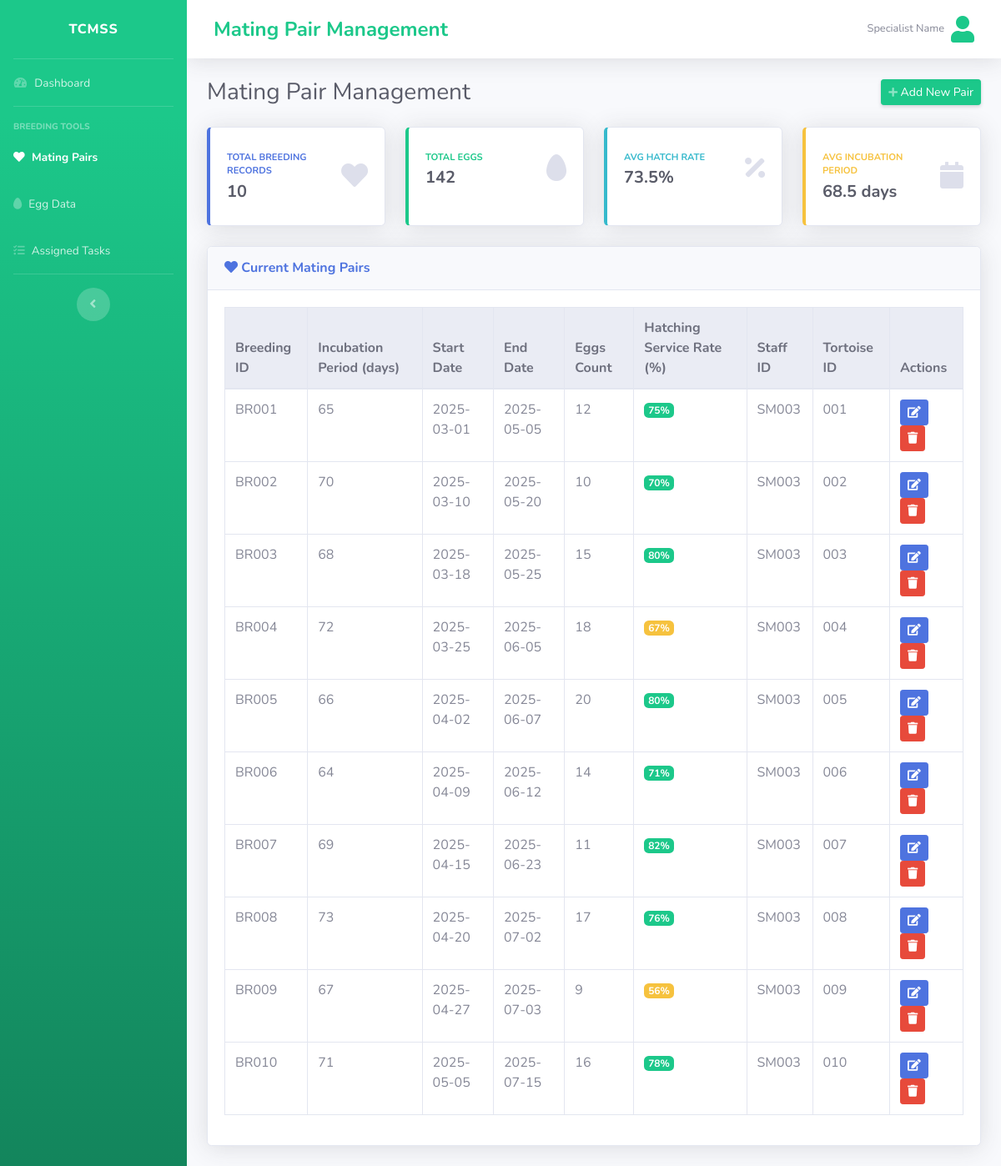
Screenshot of /mating_pair.php with the database file from the repository.
### tables this page shows
CREATE TABLE `tblbreedingrecord` (
  `cbreedingid` varchar(8) NOT NULL,
  `nincubationperiod` decimal(10,0) DEFAULT NULL,
  `dstartdate` date DEFAULT NULL,
  `denddate` date DEFAULT NULL,
  `neggscount` decimal(10,0) DEFAULT NULL,
  `nhatchingservicerate` decimal(10,0) DEFAULT NULL,
  `cstaffid` varchar(8) DEFAULT NULL,
  `ctortoiseid` varchar(8) DEFAULT NULL
);

### mating_pair.php (the view, shortened to what this page needs)
<?php
require_once __DIR__ . '/config/database.php';
$breeding_records = [];
$stmt = $mysqli->prepare("SELECT cbreedingid, nincubationperiod, dstartdate, denddate, neggscount, nhatchingservicerate, cstaffid, ctortoiseid FROM tblbreedingrecord ORDER BY cbreedingid");
$stmt->execute();
$result = $stmt->get_result();
while ($row = $result->fetch_assoc()) {
    $breeding_records[] = $row;
}
$total_records = count($breeding_records);
$total_eggs = 0;
$total_hatch_rate = 0;
$total_incubation_period = 0;
$hatch_rate_count = 0;
$incubation_count = 0;
foreach ($breeding_records as $record) {
    if ($record['neggscount'] && $record['neggscount'] > 0) {
        $total_eggs += $record['neggscount'];
    }
    if ($record['nhatchingservicerate'] && $record['nhatchingservicerate'] > 0) {
        $total_hatch_rate += $record['nhatchingservicerate'];
        $hatch_rate_count++;
    }
    if ($record['nincubationperiod'] && $record['nincubationperiod'] > 0) {
        $total_incubation_period += $record['nincubationperiod'];
        $incubation_count++;
    }
}
$avg_hatch_rate = $hatch_rate_count > 0 ? round($total_hatch_rate / $hatch_rate_count, 1) : 0;
$avg_incubation_period = $incubation_count > 0 ? round($total_incubation_period / $incubation_count, 1) : 0;
?>
<!DOCTYPE html>
<html lang="en">
<head>
    <link href="vendor/fontawesome-free/css/all.min.css" rel="stylesheet" type="text/css">
    <link href="css/sb-admin-2.min.css" rel="stylesheet">
</head>
<body id="page-top">
    <div id="wrapper">
        <ul class="navbar-nav bg-gradient-success sidebar sidebar-dark accordion" id="accordionSidebar">
            <a class="sidebar-brand d-flex align-items-center justify-content-center" href="BSDashboard.php">
                <div class="sidebar-brand-icon rotate-n-15">
                </div>
                <div class="sidebar-brand-text mx-3">TCMSS</div>
            </a>
            <hr class="sidebar-divider my-0">
            <li class="nav-item">
                <a class="nav-link" href="BSDashboard.php">
                    <i class="fas fa-fw fa-tachometer-alt"></i>
                    <span>Dashboard</span></a>
            </li>
            <hr class="sidebar-divider">
            <div class="sidebar-heading">Breeding Tools</div>
            <li class="nav-item active">
                <a class="nav-link" href="mating_pair.php">
                    <i class="fas fa-heart"></i>
                    <span>Mating Pairs</span></a>
            </li>
            <li class="nav-item">
                <a class="nav-link" href="egg_data.php">
                    <i class="fas fa-egg"></i>
                    <span>Egg Data</span></a>
            </li>
            <li class="nav-item">
                <a class="nav-link" href="assigned_tasks_BS.php">
                    <i class="fas fa-tasks"></i>
                    <span>Assigned Tasks</span></a>
            </li>
            <hr class="sidebar-divider d-none d-md-block">
            <div class="text-center d-none d-md-inline">
                <button class="rounded-circle border-0" id="sidebarToggle"></button>
            </div>
        </ul>
        <div id="content-wrapper" class="d-flex flex-column">
            <div id="content">
                <nav class="navbar navbar-expand navbar-light bg-white topbar mb-4 static-top shadow">
                    <h4 class="ml-3 mt-2 text-success font-weight-bold d-inline-block">Mating Pair Management</h4>
                    <ul class="navbar-nav ml-auto">
                        <li class="nav-item dropdown no-arrow">
                            <a class="nav-link dropdown-toggle" href="#" id="userDropdown" role="button" data-toggle="dropdown" aria-haspopup="true" aria-expanded="false">
                                <span class="mr-2 d-none d-lg-inline text-gray-600 small">Specialist Name</span>
                                <i class="fas fa-user fa-2x text-success img-profile rounded-circle"></i>
                            </a>
                        </li>
                    </ul>
                </nav>
                <div class="container-fluid">
                    <div class="d-sm-flex align-items-center justify-content-between mb-4">
                        <h1 class="h3 mb-0 text-gray-800">Mating Pair Management</h1>
                        <button class="d-none d-sm-inline-block btn btn-sm btn-success shadow-sm" data-toggle="modal" data-target="#addMatingPairModal">
                            <i class="fas fa-plus fa-sm text-white-50"></i> Add New Pair
                        </button>
                    </div>
                    <div class="row">
                        <div class="col-xl-3 col-md-6 mb-4">
                            <div class="card border-left-primary shadow h-100 py-2">
                                <div class="card-body">
                                    <div class="row no-gutters align-items-center">
                                        <div class="col mr-2">
                                            <div class="text-xs font-weight-bold text-primary text-uppercase mb-1">Total Breeding Records</div>
                                            <div class="h5 mb-0 font-weight-bold text-gray-800"><?php echo $total_records; ?></div>
                                        </div>
                                        <div class="col-auto">
                                            <i class="fas fa-heart fa-2x text-gray-300"></i>
                                        </div>
                                    </div>
                                </div>
                            </div>
                        </div>
                        <div class="col-xl-3 col-md-6 mb-4">
                            <div class="card border-left-success shadow h-100 py-2">
                                <div class="card-body">
                                    <div class="row no-gutters align-items-center">
                                        <div class="col mr-2">
                                            <div class="text-xs font-weight-bold text-success text-uppercase mb-1">Total Eggs</div>
                                            <div class="h5 mb-0 font-weight-bold text-gray-800"><?php echo $total_eggs; ?></div>
                                        </div>
                                        <div class="col-auto">
                                            <i class="fas fa-egg fa-2x text-gray-300"></i>
                                        </div>
                                    </div>
                                </div>
                            </div>
                        </div>
                        <div class="col-xl-3 col-md-6 mb-4">
                            <div class="card border-left-info shadow h-100 py-2">
                                <div class="card-body">
                                    <div class="row no-gutters align-items-center">
                                        <div class="col mr-2">
                                            <div class="text-xs font-weight-bold text-info text-uppercase mb-1">Avg Hatch Rate</div>
                                            <div class="h5 mb-0 font-weight-bold text-gray-800"><?php echo $avg_hatch_rate; ?>%</div>
                                        </div>
                                        <div class="col-auto">
                                            <i class="fas fa-percentage fa-2x text-gray-300"></i>
                                        </div>
                                    </div>
                                </div>
                            </div>
                        </div>
                        <div class="col-xl-3 col-md-6 mb-4">
                            <div class="card border-left-warning shadow h-100 py-2">
                                <div class="card-body">
                                    <div class="row no-gutters align-items-center">
                                        <div class="col mr-2">
                                            <div class="text-xs font-weight-bold text-warning text-uppercase mb-1">Avg Incubation Period</div>
                                            <div class="h5 mb-0 font-weight-bold text-gray-800"><?php echo $avg_incubation_period; ?> days</div>
                                        </div>
                                        <div class="col-auto">
                                            <i class="fas fa-calendar fa-2x text-gray-300"></i>
                                        </div>
                                    </div>
                                </div>
                            </div>
                        </div>
                    </div>
                    <div class="card shadow mb-4">
                        <div class="card-header py-3 d-flex flex-row align-items-center justify-content-between">
                            <h6 class="m-0 font-weight-bold text-primary"><i class="fas fa-heart"></i> Current Mating Pairs</h6>
                        </div>
                        <div class="card-body">
                            <div class="table-responsive">
                                <table class="table table-bordered table-hover" width="100%" cellspacing="0">
                                    <thead class="thead-light">
                                        <tr>
                                            <th>Breeding ID</th>
                                            <th>Incubation Period (days)</th>
                                            <th>Start Date</th>
                                            <th>End Date</th>
                                            <th>Eggs Count</th>
                                            <th>Hatching Service Rate (%)</th>
                                            <th>Staff ID</th>
                                            <th>Tortoise ID</th>
                                            <th>Actions</th>
                                        </tr>
                                    </thead>
                                    <tbody>
                                        <?php foreach ($breeding_records as $record): ?>
                                        <tr>
                                            <td><?php echo htmlspecialchars($record['cbreedingid']); ?></td>
                                            <td><?php echo $record['nincubationperiod'] ? htmlspecialchars($record['nincubationperiod']) : '-'; ?></td>
                                            <td><?php echo $record['dstartdate'] ? htmlspecialchars($record['dstartdate']) : '-'; ?></td>
                                            <td><?php echo $record['denddate'] ? htmlspecialchars($record['denddate']) : '-'; ?></td>
                                            <td><?php echo $record['neggscount'] ? htmlspecialchars($record['neggscount']) : '-'; ?></td>
                                            <td>
                                                <?php if ($record['nhatchingservicerate']): ?>
                                                    <span class="badge badge-<?php echo $record['nhatchingservicerate'] >= 70 ? 'success' : ($record['nhatchingservicerate'] >= 50 ? 'warning' : 'danger'); ?>">
                                                        <?php echo htmlspecialchars($record['nhatchingservicerate']); ?>%
                                                    </span>
                                                <?php else: ?>
                                                    -
                                                <?php endif; ?>
                                            </td>
                                            <td><?php echo $record['cstaffid'] ? htmlspecialchars($record['cstaffid']) : '-'; ?></td>
                                            <td><?php echo $record['ctortoiseid'] ? htmlspecialchars($record['ctortoiseid']) : '-'; ?></td>
                                            <td>
                                                <button class="btn btn-sm btn-primary mr-2" data-toggle="modal" data-target="#editMatingPairModal"
                                                        onclick="populateEditForm('<?php echo htmlspecialchars($record['cbreedingid']); ?>', '<?php echo htmlspecialchars($record['nincubationperiod']); ?>', '<?php echo htmlspecialchars($record['dstartdate']); ?>', '<?php echo htmlspecialchars($record['denddate']); ?>', '<?php echo htmlspecialchars($record['neggscount']); ?>', '<?php echo htmlspecialchars($record['nhatchingservicerate']); ?>', '<?php echo htmlspecialchars($record['cstaffid']); ?>', '<?php echo htmlspecialchars($record['ctortoiseid']); ?>')">
                                                    <i class="fas fa-edit"></i>
                                                </button>
                                                <form method="POST" style="display: inline;" onsubmit="return confirm('Delete this breeding record?')">
                                                    <button type="submit" class="btn btn-sm btn-danger">
                                                        <i class="fas fa-trash"></i>
                                                    </button>
                                                </form>
                                            </td>
                                        </tr>
                                        <?php endforeach; ?>
                                    </tbody>
                                </table>
                            </div>
                        </div>
                    </div>
                </div>
            </div>
        </div>
    </div>
</body>
</html>

### rows the page displays
tblbreedingrecord: cbreedingid "BR001", nincubationperiod "65", dstartdate "2025-03-01", denddate "2025-05-05", neggscount "12", nhatchingservicerate "75", cstaffid "SM003", ctortoiseid "001"
tblbreedingrecord: cbreedingid "BR002", nincubationperiod "70", dstartdate "2025-03-10", denddate "2025-05-20", neggscount "10", nhatchingservicerate "70", cstaffid "SM003", ctortoiseid "002"
tblbreedingrecord: cbreedingid "BR003", nincubationperiod "68", dstartdate "2025-03-18", denddate "2025-05-25", neggscount "15", nhatchingservicerate "80", cstaffid "SM003", ctortoiseid "003"
tblbreedingrecord: cbreedingid "BR004", nincubationperiod "72", dstartdate "2025-03-25", denddate "2025-06-05", neggscount "18", nhatchingservicerate "67", cstaffid "SM003", ctortoiseid "004"
tblbreedingrecord: cbreedingid "BR005", nincubationperiod "66", dstartdate "2025-04-02", denddate "2025-06-07", neggscount "20", nhatchingservicerate "80", cstaffid "SM003", ctortoiseid "005"
tblbreedingrecord: cbreedingid "BR006", nincubationperiod "64", dstartdate "2025-04-09", denddate "2025-06-12", neggscount "14", nhatchingservicerate "71", cstaffid "SM003", ctortoiseid "006"
tblbreedingrecord: cbreedingid "BR007", nincubationperiod "69", dstartdate "2025-04-15", denddate "2025-06-23", neggscount "11", nhatchingservicerate "82", cstaffid "SM003", ctortoiseid "007"
tblbreedingrecord: cbreedingid "BR008", nincubationperiod "73", dstartdate "2025-04-20", denddate "2025-07-02", neggscount "17", nhatchingservicerate "76", cstaffid "SM003", ctortoiseid "008"
tblbreedingrecord: cbreedingid "BR009", nincubationperiod "67", dstartdate "2025-04-27", denddate "2025-07-03", neggscount "9", nhatchingservicerate "56", cstaffid "SM003", ctortoiseid "009"
tblbreedingrecord: cbreedingid "BR010", nincubationperiod "71", dstartdate "2025-05-05", denddate "2025-07-15", neggscount "16", nhatchingservicerate "78", cstaffid "SM003", ctortoiseid "010"

### other values shown
$total_records "10"
$total_eggs "142"
$avg_hatch_rate "73.5"
$avg_incubation_period "68.5"
